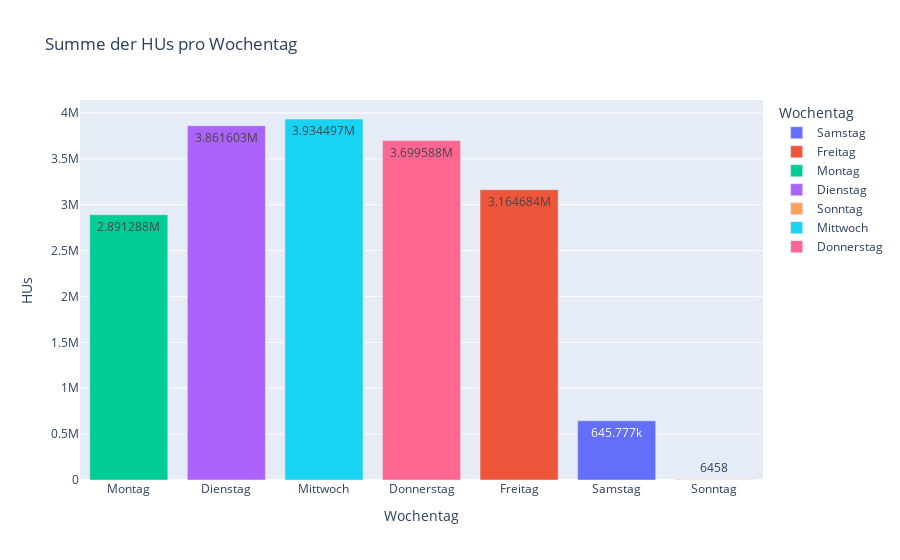

The notebook cell this image was saved under:
### Markdown cell above
Hier sehen wir, dass die meisten HUs unter der Woche durchgeführt werden und nur wenige am Wochenende.

### Code cell
# Wochentag aus Datum extrahieren (Montag = 0, Sonntag = 6)
df = df_all_days.with_columns(pl.col("DATUM").dt.weekday().alias("Wochentag"))

# Mapping der Wochentage für die lesbare Darstellung
weekday_mapping = {1: "Montag", 2: "Dienstag", 3: "Mittwoch", 4: "Donnerstag", 5: "Freitag", 6: "Samstag", 7: "Sonntag"}

# Gruppieren und Aggregieren der HUs pro Wochentag
df_weekday = df.group_by("Wochentag").agg(pl.col("HU").sum().alias("Total_HUs"))

# Konvertieren in pandas DataFrame und Wochentage mappen
df_weekday_pd = df_weekday.to_pandas()
df_weekday_pd["Wochentag"] = df_weekday_pd["Wochentag"].map(weekday_mapping)

# Visualisierung
import plotly.express as px
fig = px.bar(
    df_weekday_pd,
    x="Wochentag",
    y="Total_HUs",
    title="Summe der HUs pro Wochentag",
    labels={"Total_HUs": "HUs", "Wochentag": "Wochentag"},
    color="Wochentag",
    text_auto=True
)
fig.update_layout(xaxis={"categoryorder": "array", "categoryarray": list(weekday_mapping.values())})
fig.show()

### Figure 1 — Plotly figure (JSON) as saved in the notebook; plotly's stock layout.template omitted (floating-point values rounded to 4 significant figures)
{"data": [{"alignmentgroup": "True", "hovertemplate": "Wochentag=%{x}<br>HUs=%{y}<extra></extra>", "legendgroup": "Samstag", "marker": {"color": "#636efa", "pattern": {"shape": ""}}, "name": "Samstag", "offsetgroup": "Samstag", "orientation": "v", "showlegend": true, "textposition": "auto", "texttemplate": "%{y}", "type": "bar", "x": ["Samstag"], "xaxis": "x", "y": [645777], "yaxis": "y"}, {"alignmentgroup": "True", "hovertemplate": "Wochentag=%{x}<br>HUs=%{y}<extra></extra>", "legendgroup": "Freitag", "marker": {"color": "#EF553B", "pattern": {"shape": ""}}, "name": "Freitag", "offsetgroup": "Freitag", "orientation": "v", "showlegend": true, "textposition": "auto", "texttemplate": "%{y}", "type": "bar", "x": ["Freitag"], "xaxis": "x", "y": [3164684], "yaxis": "y"}, {"alignmentgroup": "True", "hovertemplate": "Wochentag=%{x}<br>HUs=%{y}<extra></extra>", "legendgroup": "Montag", "marker": {"color": "#00cc96", "pattern": {"shape": ""}}, "name": "Montag", "offsetgroup": "Montag", "orientation": "v", "showlegend": true, "textposition": "auto", "texttemplate": "%{y}", "type": "bar", "x": ["Montag"], "xaxis": "x", "y": [2891288], "yaxis": "y"}, {"alignmentgroup": "True", "hovertemplate": "Wochentag=%{x}<br>HUs=%{y}<extra></extra>", "legendgroup": "Dienstag", "marker": {"color": "#ab63fa", "pattern": {"shape": ""}}, "name": "Dienstag", "offsetgroup": "Dienstag", "orientation": "v", "showlegend": true, "textposition": "auto", "texttemplate": "%{y}", "type": "bar", "x": ["Dienstag"], "xaxis": "x", "y": [3861603], "yaxis": "y"}, {"alignmentgroup": "True", "hovertemplate": "Wochentag=%{x}<br>HUs=%{y}<extra></extra>", "legendgroup": "Sonntag", "marker": {"color": "#FFA15A", "pattern": {"shape": ""}}, "name": "Sonntag", "offsetgroup": "Sonntag", "orientation": "v", "showlegend": true, "textposition": "auto", "texttemplate": "%{y}", "type": "bar", "x": ["Sonntag"], "xaxis": "x", "y": [6458], "yaxis": "y"}, {"alignmentgroup": "True", "hovertemplate": "Wochentag=%{x}<br>HUs=%{y}<extra></extra>", "legendgroup": "Mittwoch", "marker": {"color": "#19d3f3", "pattern": {"shape": ""}}, "name": "Mittwoch", "offsetgroup": "Mittwoch", "orientation": "v", "showlegend": true, "textposition": "auto", "texttemplate": "%{y}", "type": "bar", "x": ["Mittwoch"], "xaxis": "x", "y": [3934497], "yaxis": "y"}, {"alignmentgroup": "True", "hovertemplate": "Wochentag=%{x}<br>HUs=%{y}<extra></extra>", "legendgroup": "Donnerstag", "marker": {"color": "#FF6692", "pattern": {"shape": ""}}, "name": "Donnerstag", "offsetgroup": "Donnerstag", "orientation": "v", "showlegend": true, "textposition": "auto", "texttemplate": "%{y}", "type": "bar", "x": ["Donnerstag"], "xaxis": "x", "y": [3699588], "yaxis": "y"}], "layout": {"barmode": "relative", "legend": {"title": {"text": "Wochentag"}, "tracegroupgap": 0}, "title": {"text": "Summe der HUs pro Wochentag"}, "xaxis": {"anchor": "y", "categoryarray": ["Montag", "Dienstag", "Mittwoch", "Donnerstag", "Freitag", "Samstag", "Sonntag"], "categoryorder": "array", "domain": [0, 1], "title": {"text": "Wochentag"}}, "yaxis": {"anchor": "x", "domain": [0, 1], "title": {"text": "HUs"}}}}
